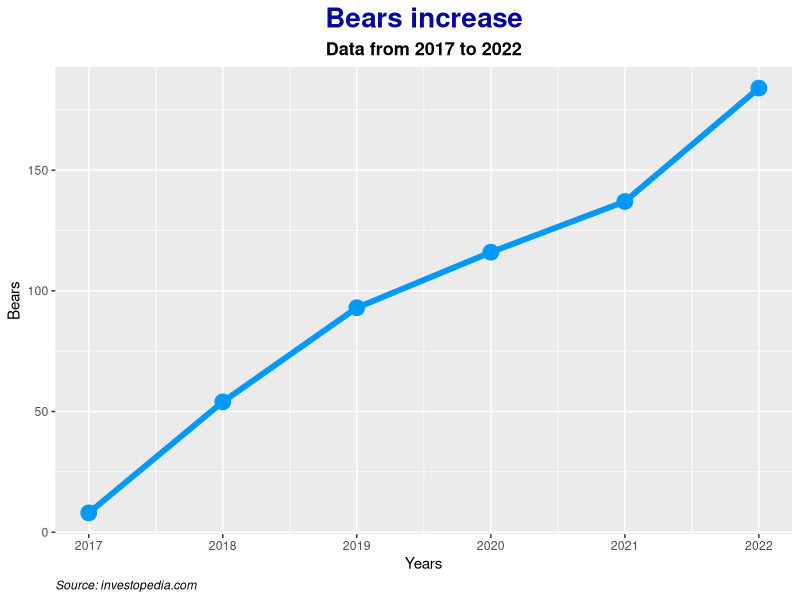

This figure's R source:
library(tidyverse)

animals <- read.csv("animals.csv", stringsAsFactors = FALSE)
animals <- as_tibble(animals)
str(animals)
animals

#------------ 1 line only 
ggplot(animals, aes(x = Year, y = Bears)) + 
  geom_line(color = "#0099f9", size = 2) +
  geom_point(color = "#0099f9", size = 5) +
  labs( x = "Years", y = "Bears", title = "Bears increase", 
       subtitle = "Data from 2017 to 2022",
       caption = "Source: investopedia.com") +
  theme(plot.title = element_text(color= "#000099f9", size = 20, face = "bold", hjust = 0.5), 
         plot.subtitle = element_text(size = 13, face = "bold", hjust = 0.5), 
         plot.caption = element_text(face = "italic", hjust = 0))

